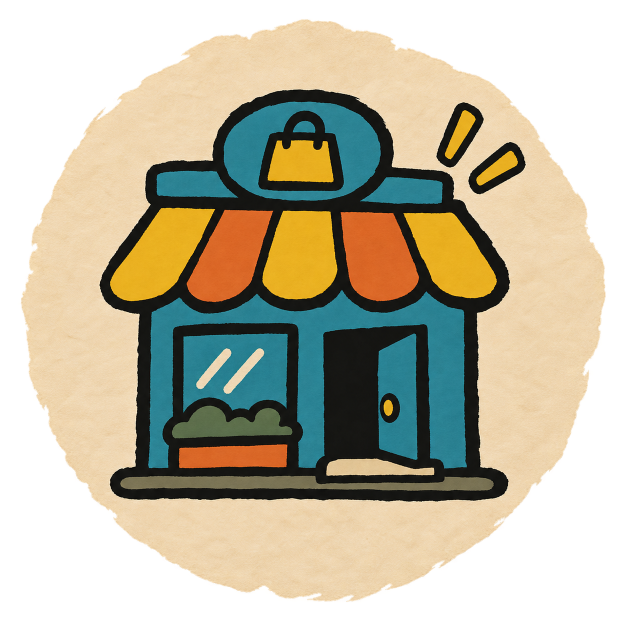
#> input picture art/ui/build-menu/masters/categories/commerce.png, 1254 x 1254 px, given in place of top-status-bar-frame.png, which was not available (shown at 1/2 size)
$ python format_build_menu_art.py
#> lines starting #> are read from the running program, lines starting #| are printed output that depends on the picture; pictures that were not available may be replaced by others from this repository, and a replacement may not be noted
#!/usr/bin/env python3
"""Build deterministic derivatives, proofs, manifest, and validation for build-menu art."""

from __future__ import annotations

import json
from pathlib import Path

from PIL import Image, ImageDraw, ImageEnhance, ImageFont, ImageOps


ROOT = Path(__file__).resolve().parents[1]
ART = ROOT / "art/ui/build-menu"
SPRITES = ROOT / "sprites/ui/build-menu"
PROOFS = ART / "proofs"
INK = (23, 23, 19, 255)
PAPER = (231, 211, 173, 255)
BG = (43, 41, 35, 255)
FONT = ImageFont.load_default()

CATEGORIES = {
    "roads-and-paths": ("Roads & Paths", "curving road junction with directional branch", ["capacity", "civic", "ink", "paper"]),
    "homes": ("Homes", "welcoming detached house", ["residential", "ink", "paper"]),
    "commerce": ("Commerce", "jaunty shopfront and awning", ["commercial", "active", "ink", "paper"]),
    "industry": ("Industry", "sawtooth factory and purposeful gear", ["industrial", "civic", "ink", "paper"]),
    "nature": ("Nature", "wind-leaning tree joined to ground", ["building", "civic", "ink", "paper"]),
    "leisure-civic": ("Leisure & Civic", "civic pavilion with activity pennant", ["civic", "active", "ink", "paper"]),
    "landmarks-story": ("Landmarks & Story", "distinctive landmark with discovery rays", ["building", "active", "ink", "paper"]),
}

ENTRY_LABELS = {
    "road": "Road", "pavement": "Pavement", "house": "House", "tower-block": "Tower Block",
    "shop": "Shop", "supermarket": "Supermarket", "workshop": "Workshop", "city-hall": "City Hall",
    "grass": "Grass", "duck-pond": "Duck Pond", "nature-patch": "Nature Patch", "crazy-golf": "Crazy Golf",
    "lumber-mill": "Lumber Mill", "private-members-club": "Private Members’ Club", "nightclub": "Nightclub",
    "pipe-factory": "Pipe Factory", "pirate-radio-station": "Pirate Radio Station",
    "postwar-mid-block": "Postwar Mid-Block", "postwar-terrace": "Postwar Terrace",
    "postwar-tower-block": "Postwar Tower Block", "pub": "Pub", "restaurant": "Restaurant",
    "theatre": "Theatre", "windmill": "Windmill",
}

ENTRY_MOTIFS = {
    "road": "single curving road with directional branch", "pavement": "angled paving slabs and curb",
    "house": "squat detached pitched-roof home", "tower-block": "simple tall narrow slab tower",
    "shop": "narrow commercial shop and awning", "supermarket": "broad low commercial store and trolley",
    "workshop": "squat industrial shed and gear", "city-hall": "civic hall, steps, cupola and clock",
    "grass": "low turf mound and three grass blades", "duck-pond": "duck on irregular pond",
    "nature-patch": "joined tree, bushes and ground", "crazy-golf": "putting hill, flag and windmill obstacle",
    "lumber-mill": "industrial mill, logs and circular saw", "private-members-club": "exclusive townhouse and barrier",
    "nightclub": "venue canopy, star light and rhythm marks", "pipe-factory": "industrial shed and pipe elbows",
    "pirate-radio-station": "studio shack and leaning broadcast mast", "postwar-mid-block": "wide medium-height residential block",
    "postwar-terrace": "long low joined residential terrace", "postwar-tower-block": "offset brutalist residential slabs",
    "pub": "commercial corner pub and hanging sign", "restaurant": "commercial frontage, canopy and tables",
    "theatre": "stepped marquee and curtain doorway", "windmill": "landmark windmill with four large sails",
}

CONTROL_LABELS = {
    "open-build": "Open Build", "bulldoze": "Bulldoze", "rotate": "Rotate", "place-confirm": "Place/confirm",
    "cancel": "Cancel", "back": "Back", "close": "Close", "next-page": "Next page",
    "previous-page": "Previous page", "locked": "Locked", "unavailable-blocked": "Unavailable/blocked",
    "missing-artwork": "Missing artwork fallback",
}

COMPONENTS = {
    "top-status-bar-frame": {"label": "Top status bar frame", "size": (512, 128), "slice": [96, 64, 96, 48], "content": [104, 68, 104, 52], "minimum": [224, 128]},
    "bottom-tool-dock-frame": {"label": "Bottom tool dock frame", "size": (512, 160), "slice": [96, 80, 96, 64], "content": [104, 84, 104, 68], "minimum": [224, 160]},
    "tooltip-detail-card-frame": {"label": "Tooltip/detail card frame", "size": (384, 256), "slice": [96, 88, 72, 80], "content": [104, 96, 80, 88], "minimum": [192, 184]},
    "button-tab-base": {"label": "Button/tab base", "size": (384, 96), "slice": [56, 44, 56, 36], "content": [64, 48, 64, 40], "minimum": [128, 88]},
}


def rgba(path: Path) -> Image.Image:
    return Image.open(path).convert("RGBA")
#> returned value is the input picture: PIL image 1254x1254 RGBA; mean R, G, B, A 108.8, 102.5, 81.4, 166.1


def save_rgba(image: Image.Image, path: Path) -> None:
    path.parent.mkdir(parents=True, exist_ok=True)
    image.save(path, "PNG", optimize=True, compress_level=9)


# [58 lines left out: functions contain, mirror_tile, nine_slice, labelled_grid, icon_items, not called in this run]


def component_derivatives() -> None:
    for slug, data in COMPONENTS.items():
        source = rgba(ART / "masters/components" / f"{slug}.png")
        bounds = source.getbbox()
#> bounds = (0, 33, 1236, 1210)
        if bounds:
            source = source.crop(bounds)
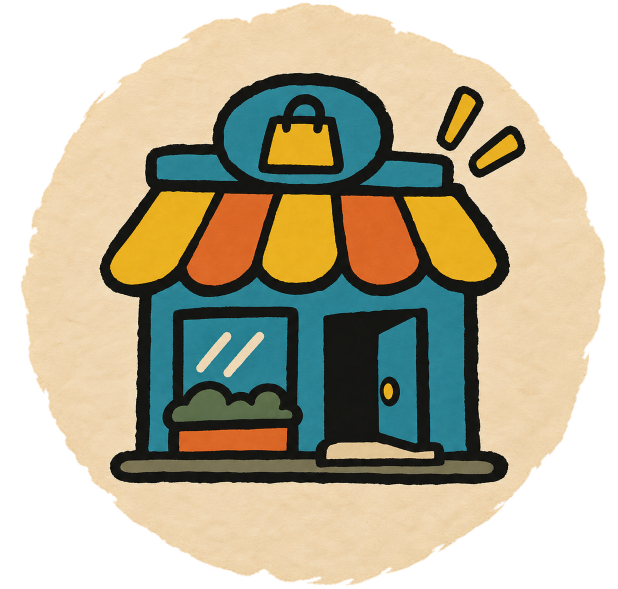
#> source: PIL image 1236x1177 RGBA (shown at 1/2 size); mean R, G, B, A 117.6, 110.8, 88, 179.6; transparent parts drawn white
        source = source.resize(tuple(data["size"]), Image.Resampling.LANCZOS)
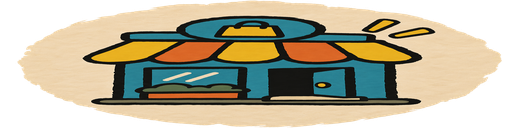
#> source: PIL image 512x128 RGBA; mean R, G, B, A 118.9, 111.9, 88.8, 179.6; transparent parts drawn white
        save_rgba(source, SPRITES / "components" / f"{slug}.png")
#> pass 2 of the loop in component_derivatives, `for slug, data in COMPONENTS.items():`:
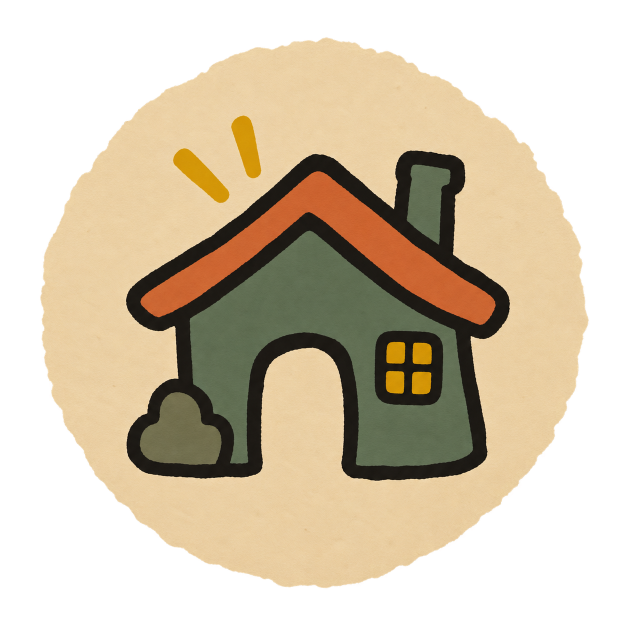
#> input picture art/ui/build-menu/masters/categories/homes.png, 1254 x 1254 px, given in place of bottom-tool-dock-frame.png, which was not available (shown at 1/2 size)
#> in rgba, returned value is the input picture: PIL image 1254x1254 RGBA; mean R, G, B, A 107.9, 94.3, 72, 147
#> bounds = (77, 57, 1190, 1206)
#> in component_derivatives, `source = source.crop(bounds)`:
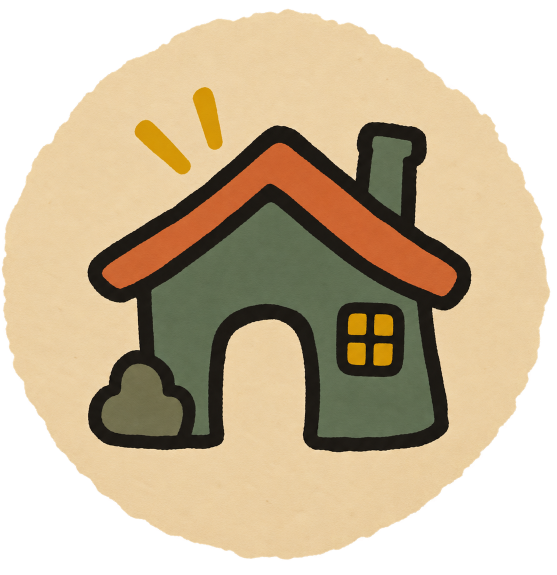
#> source: PIL image 1113x1149 RGBA (shown at 1/2 size); mean R, G, B, A 132.7, 116, 88.6, 180.8; transparent parts drawn white
#> in component_derivatives, `source = source.resize(tuple(data["size"]), Image.Resampling.LANCZOS)`:
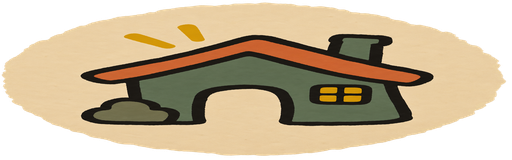
#> source: PIL image 512x160 RGBA; mean R, G, B, A 134.4, 117.4, 89.6, 180.8; transparent parts drawn white
    save_rgba(rgba(ART / "masters/components/focus-overlay.png").resize((128, 128), Image.Resampling.LANCZOS), SPRITES / "components/focus-overlay.png")
    save_rgba(rgba(ART / "masters/components/destructive-warning-overlay.png").resize((128, 128), Image.Resampling.LANCZOS), SPRITES / "components/destructive-warning-overlay.png")
    save_rgba(mirror_tile(rgba(ART / "masters/components/disabled-hatch-overlay.png"), 64), SPRITES / "components/disabled-hatch-overlay.png")
    save_rgba(mirror_tile(rgba(ART / "masters/components/parchment-print-grain.png"), 128), SPRITES / "components/parchment-print-grain.png")


# [130 lines left out: functions make_proofs, manifest_record, write_manifest, validate, not called in this run]


def main() -> None:
    component_derivatives()
    make_proofs()
    write_manifest()
    validate()


if __name__ == "__main__":
#> (the run stopped early here; a loop or call above may not have finished)
